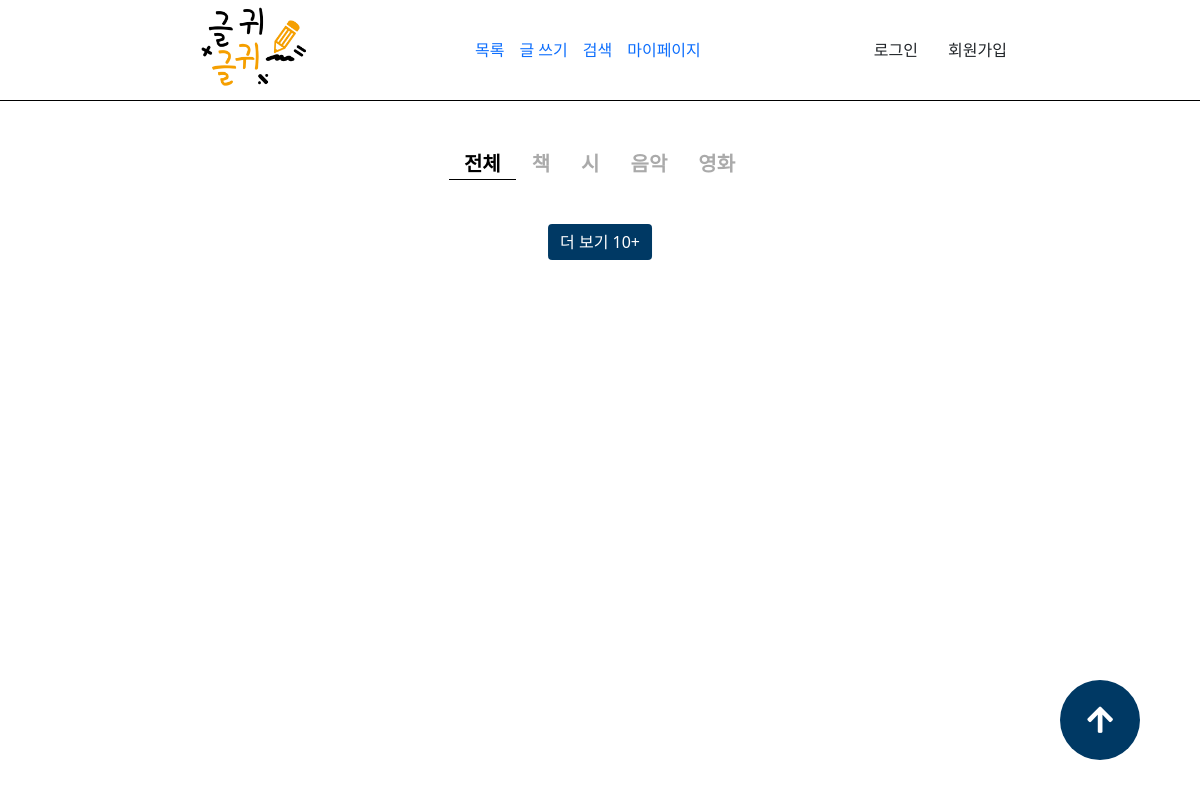
Page /list on the earlier database version.
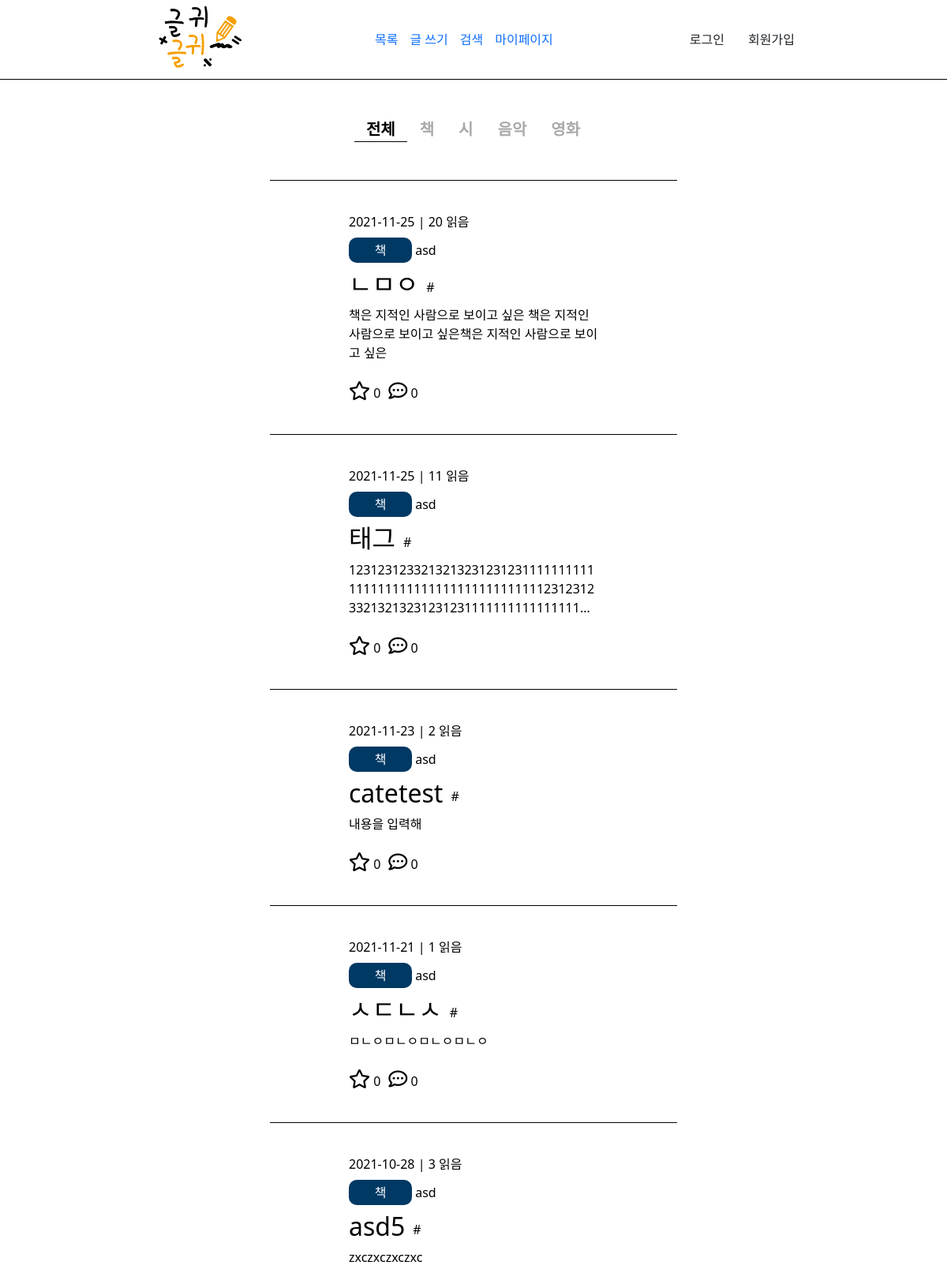
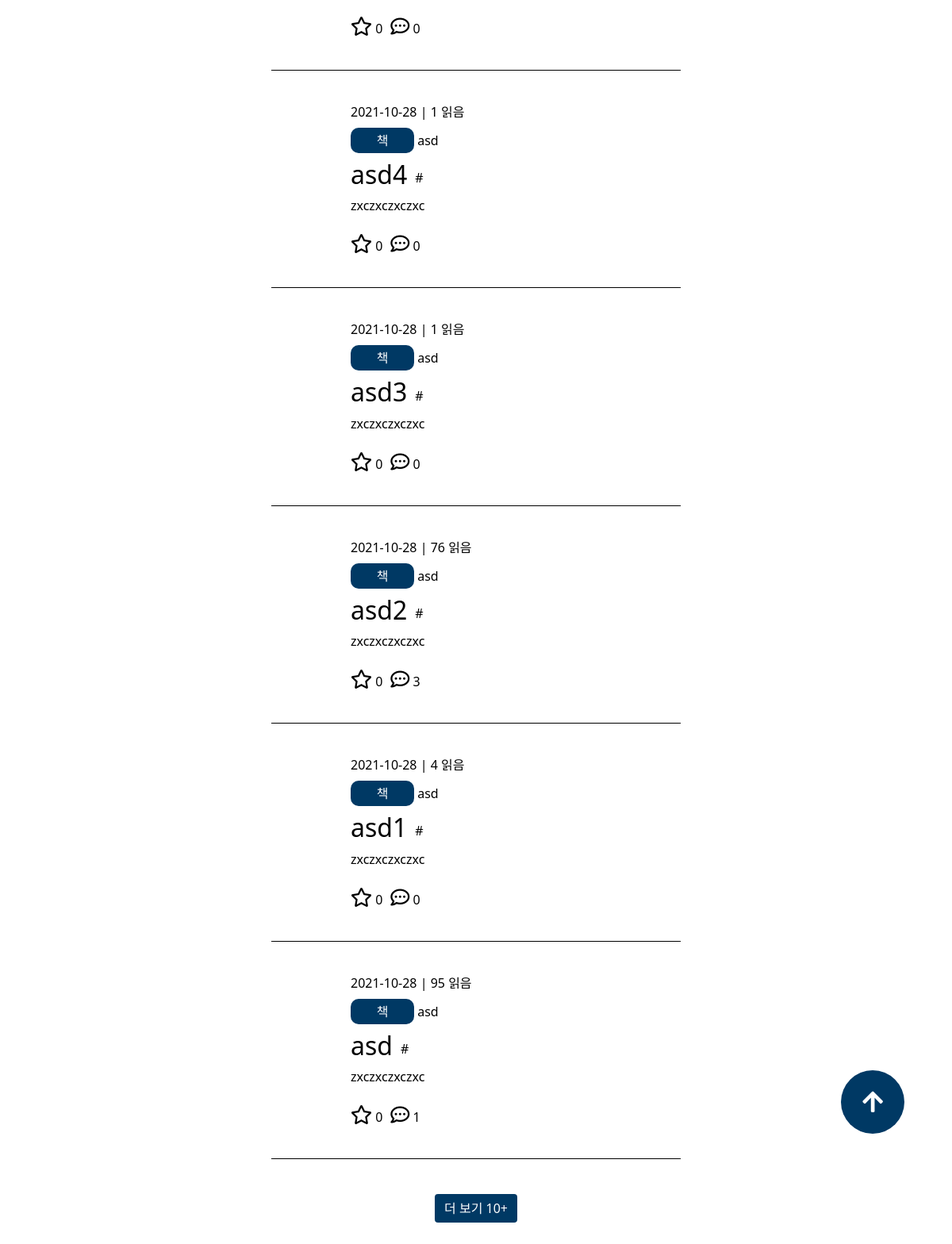
Same page on the later database version (2 pictures, top to bottom).
### tables this page shows
CREATE TABLE `list` (
  `id` int(11) NOT NULL,
  `title` varchar(100) NOT NULL,
  `content` varchar(400) NOT NULL,
  `copy` varchar(50) NOT NULL,
  `cate` varchar(100) NOT NULL,
  `writer` varchar(50) NOT NULL,
  `writedate` datetime NOT NULL DEFAULT current_timestamp(),
  `viewcnt` int(10) NOT NULL DEFAULT 0,
  `sug` int(10) NOT NULL DEFAULT 0,
  `recnt` int(10) NOT NULL DEFAULT 0
);

### src/helper.php (called while the page is built, shortened)
<?php
    function view($page, $list = [], $list1 = [], $list2 = []) {
        require VIEW."/header.php";
        require VIEW."/$page.php";
        exit;
    }

### src/Controller/ViewController.php (called while the page is built, shortened)
<?php
    class ViewController {
        static function list() {
            $list = DB::fetchAll("SELECT * FROM list ORDER BY id DESC LIMIT 0, 10");
            view('list', $list);
        }
    }

### src/web.php (called while the page is built, shortened)
<?php
    Route::start();

### public/index.php (called while the page is built, shortened)
<?php
    require SRC."/helper.php";
    require SRC."/web.php";

### src/App/DB.php (called while the page is built, shortened)
<?php
    class DB {
        static $db = null;
        static function getDB() {
            if(self::$db == null) {
                self::$db = new \PDO("mysql:host=localhost; dbname=geulgwi; charset=utf8mb4", "root", "", [
                    19=>5,
                    3=>2
                ]);
            }
            return self::$db;
        }
        static function query($sql, $data = []) {
            $q = self::getDB()->prepare($sql, $data);
            $q->execute($data);
            return $q;
        }
        static function fetchAll($sql, $data = []) {
            return self::query($sql, $data)->fetchAll();
        }
    }

### src/View/list.php (the view, shortened to what the changed rows need)
    <header>
        <div class="box">
            <div class="logo">
                <a href="/"><img src="./resource/img/logo.png" alt="로고" title="로고"></a>
            </div>
            <nav>
                <ul style="margin: 0; padding: 0;">
                    <li><a href="/list">목록</a></li>
                    <li><a href="/write">글 쓰기</a></li>
                    <li><a href="/search">검색</a></li>
                    <li><a href="/mypage">마이페이지</a></li>
                </ul>
            </nav>
            <div class="ect">
                <?php if(isset($_SESSION['user'])) : ?>
                    <a href="/logout" class="btn logout">로그아웃</a>
                    <a href="/mypage" class="btn"><?= $_SESSION['user']->id ?></a>
                <?php else : ?>
                    <a href="/login" class="btn login">로그인</a>
                    <a href="/register" class="btn register">회원가입</a>
                <?php endif; ?>
            </div>
        </div>
    </header>
    <section>
        <div class="container" id="list">
            <div class="cate my-5">
                <div class="cates act">전체</div>
                <div class="cates">책</div>
                <div class="cates">시</div>
                <div class="cates">음악</div>
                <div class="cates">영화</div>
            </div>
            <div class="list mb-5">
                <?php foreach($list as $item) : ?>
                    <div class="item">
                        <a href="/view?id=<?= $item->id ?>" target="_blank">
                            <div class="info">
                                <?= explode(" ", $item->writedate)[0] ?> | <?= $item->viewcnt ?> 읽음
                            </div>
                            <div class="cateinfo my-2">
                                <span class="pan"><?= $item->cate ?></span> <?= $item->writer ?>
                            </div>
                            <div style="display:flex; align-items:center;">
                                <h2 style="margin-right:10px"><?= $item->title ?></h2>
                                <?php
                                    $arr = explode(",", preg_replace("/\s+/","",$item->tag));
                                    foreach($arr as $a) {
                                        echo "#".$a." ";
                                    }
                                ?>
                            </div>
                            <p style="word-break:break-all;">
                                <?php
                                    echo mb_strlen($item->content, "UTF-8") > 100 ? substr($item->content, 0, 100)."..." : $item->content;
                                ?>
                            </p>
                            <div class="jab mt-4">
                                <div class="good">
                                    <i style="font-size:24px;" class="far fa-star"></i>
                                    <?= $item->sug ?>
                                </div>
                                <div class="coment" style="margin-left:10px;">
                                    <i style="font-size:24px;" class="far fa-comment-dots"></i>
                                    <?= $item->recnt ?>
                                </div>
                            </div>
                        </a>
                    </div>
                <?php endforeach; ?>
            </div>
            <button class="btn btn-primary more mb-5">더 보기 10+</button>
            <div class="upbtn"><i class="fas fa-arrow-up"></i></div>
        </div>
    </section>
</body>
</html>

### src/App/Route.php (shortened to what the changed rows need)
<?php
    class Route {
        static $pages = [];
        static function __callStatic($name, $arg) {
            if(strtolower($_SERVER['REQUEST_METHOD']) == $name) {
                self::$pages[] = $arg;
            }
        }
        static function start() {
            $url = explode("?", $_SERVER['REQUEST_URI'])[0];
            foreach(self::$pages as $page) {
                if($url == $page[0]) {
                    $action = explode("@", $page[1]);
                    $con = new $conName();
                    $con->{$action[1]}();
                    exit;
                }
            }
        }
    }

Differences in the rows shown:
added list: writedate "2021-11-25", viewcnt "20", cate "책", writer "asd", title "ㄴㅁㅇ", content "책은 지적인 사람으로 보이고 싶은 책은 지적인 사람으로 보이고 싶은책은 지적인 사람으로 보이고 싶은", sug "0", recnt "0"
added list: writedate "2021-11-25", viewcnt "11", cate "책", writer "asd", title "태그", content "1231231233213213231231231111111111111111111111111111111111111231231233213213231231231111111111111111", sug "0", recnt "0"
added list: writedate "2021-11-23", viewcnt "2", cate "책", writer "asd", title "catetest", content "내용을 입력해", sug "0", recnt "0"
added list: writedate "2021-11-21", viewcnt "1", cate "책", writer "asd", title "ㅅㄷㄴㅅ", content "ㅁㄴㅇㅁㄴㅇㅁㄴㅇㅁㄴㅇ", sug "0", recnt "0"
added list: writedate "2021-10-28", viewcnt "3", cate "책", writer "asd", title "asd5", content "zxczxczxczxc", sug "0", recnt "0"
added list: writedate "2021-10-28", viewcnt "1", cate "책", writer "asd", title "asd4", content "zxczxczxczxc", sug "0", recnt "0"
added list: writedate "2021-10-28", viewcnt "1", cate "책", writer "asd", title "asd3", content "zxczxczxczxc", sug "0", recnt "0"
added list: writedate "2021-10-28", viewcnt "76", cate "책", writer "asd", title "asd2", content "zxczxczxczxc", sug "0", recnt "3"
added list: writedate "2021-10-28", viewcnt "4", cate "책", writer "asd", title "asd1", content "zxczxczxczxc", sug "0", recnt "0"
added list: writedate "2021-10-28", viewcnt "95", cate "책", writer "asd", title "asd", content "zxczxczxczxc", sug "0", recnt "1"
